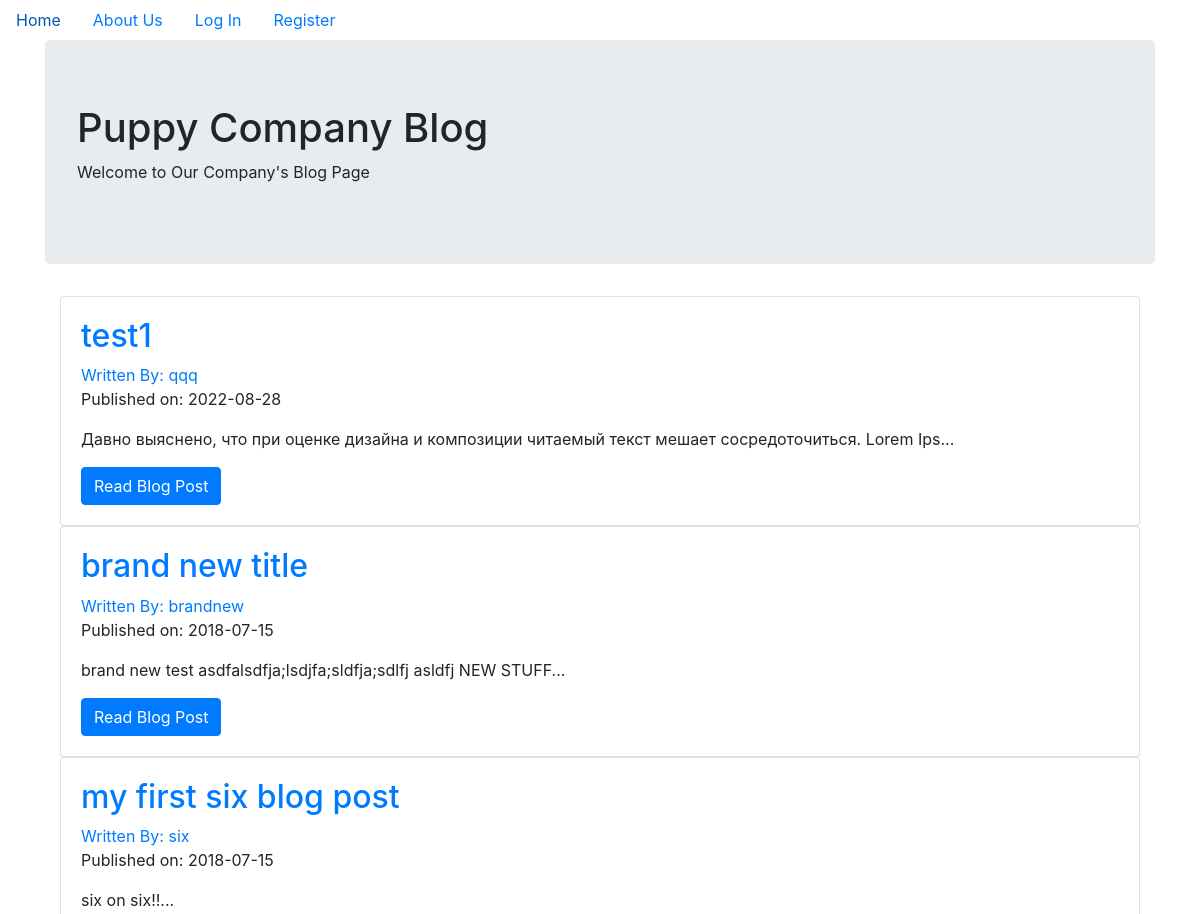
Before: / (upper part) with the older database file.
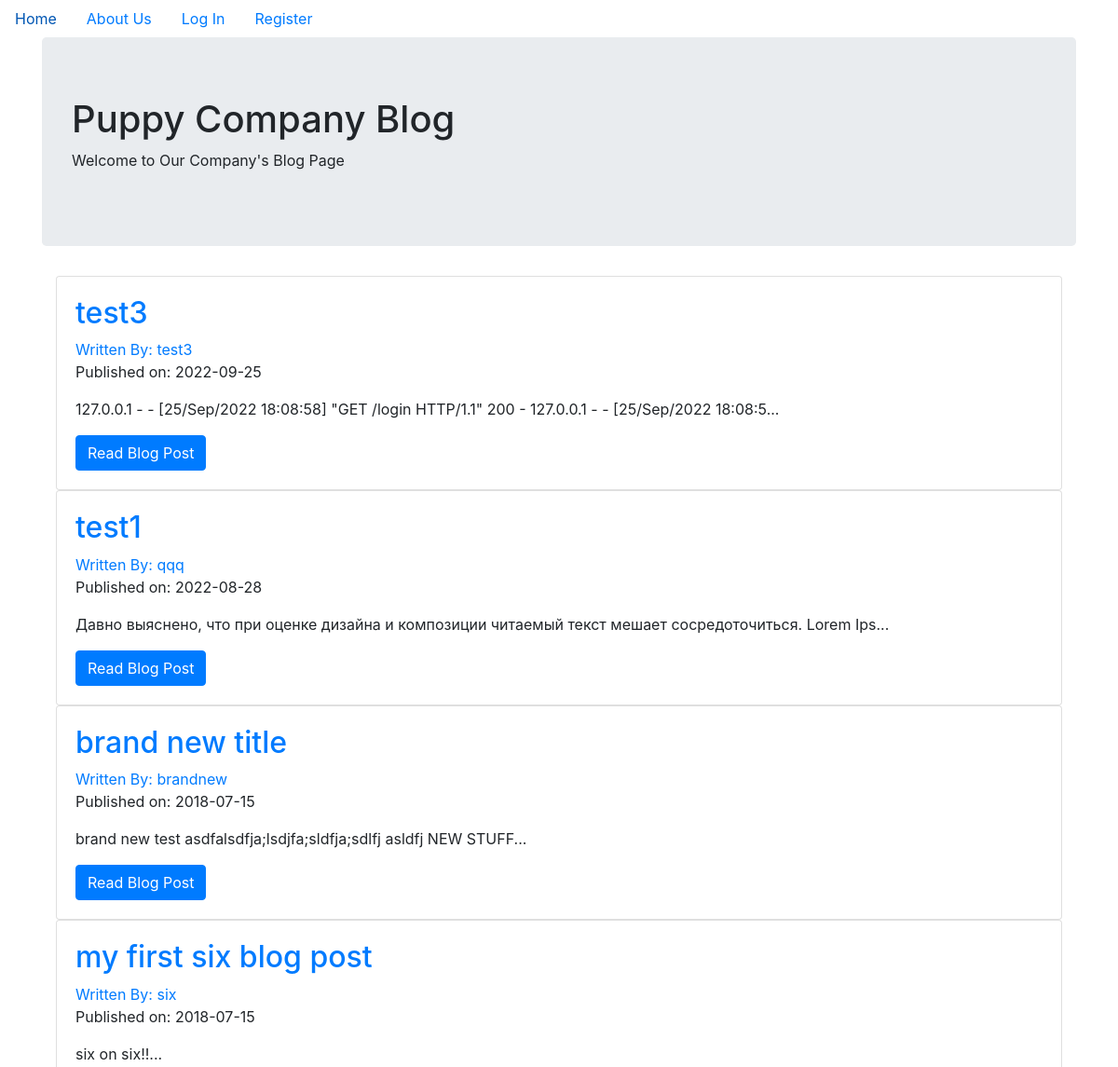
After: the same page with the newer database file.
### puppycompanyblog/models.py (models this page shows, shortened)
class BlogPost(db.Model):
    users = db.relationship(User)
    id = db.Column(db.Integer, primary_key=True)
    user_id = db.Column(db.Integer, db.ForeignKey('users.id'), nullable=False)
    date = db.Column(db.DateTime, nullable=False, default=datetime.utcnow)
    title = db.Column(db.String(140), nullable=False)
    text = db.Column(db.Text, nullable=False)

class User(db.Model, UserMixin):
    __tablename__ = 'users'
    id = db.Column(db.Integer, primary_key = True)
    profile_image = db.Column(db.String(20), nullable=False, default='default_profile.png')
    email = db.Column(db.String(64), unique=True, index=True)
    username = db.Column(db.String(64), unique=True, index=True)
    password_hash = db.Column(db.String(128))
    posts = db.relationship('BlogPost', backref='author', lazy=True)

### puppycompanyblog/core/views.py (the view)
@core.route('/')
def index():
    page = request.args.get('page', 1, type=int)
    blog_posts = BlogPost.query.order_by(BlogPost.date.desc()).paginate(page=page, per_page=10)
    return render_template('index.html',blog_posts=blog_posts)

### puppycompanyblog/templates/index.html (shortened to what this page needs)
{% extends "base.html" %}
{% block content %}
  <div class="jumbotron">
    <h1>Puppy Company Blog</h1>
    <p>Welcome to Our Company's Blog Page</p>
  </div>
  <div class="container">
    {% for post in blog_posts.items %}
    <div class="card" >
      <div class="card-body">
        <h2><a class="card-title" href="  {{ url_for('blog_posts.blog_post', blog_post_id=post.id) }}">{{ post.title }}</a></h2>
        <a href="{{ url_for('users.user_posts', username=post.author.username) }}">Written By: {{ post.author.username }}</a>
        <p>Published on: {{ post.date.strftime('%Y-%m-%d') }}</p>
        <p class="card-text">{{ post.text[:100] }}...</p>
        <a href="{{ url_for('blog_posts.blog_post', blog_post_id=post.id) }}" class="btn btn-primary">Read Blog Post</a>
      </div>
    </div>
   {% endfor %}
{% endblock %}

### puppycompanyblog/templates/base.html (shortened to what this page needs)
<!DOCTYPE html>
<html>
  <head>
    <link rel="stylesheet" href="https://maxcdn.bootstrapcdn.com/bootstrap/4.0.0/css/bootstrap.min.css">
  </head>
  <body>
  <ul class="nav">
  <li class="nav-item">
    <a class="nav-link" href="{{ url_for('core.index') }}">Home</a>
  </li>
  <li class="nav-item">
    <a class="nav-link" href="{{ url_for('core.info') }}">About Us</a>
  </li>
    {% if current_user.is_authenticated %}
    <li class="nav-link"><a href="{{ url_for('users.logout') }}">Log Out</a></li>
    <li class="nav-link"><a href="{{ url_for('users.account') }}">Account</a></li>
    <li class="nav-link"><a href="{{ url_for('blog_posts.create_post') }}">Create Post</a></li>
    {% else %}
    <li class="nav-link"><a href="{{ url_for('users.login') }}">Log In</a></li>
    <li class="nav-link"><a href="{{ url_for('users.register') }}">Register</a></li>
    {% endif %}
</ul>
<div class="container">
  {% block content %}
  {% endblock %}
</div>
  </body>
</html>

Changed rows visible on the page:
added BlogPost: title "test3", author.username "test3", date "2022-09-25", text "127.0.0.1 - - [25/Sep/2022 18:08:58] \"GET /login HTTP/1.1\" 200 - 127.0.0.1 - - [25/Sep/2022 18:08:5"
